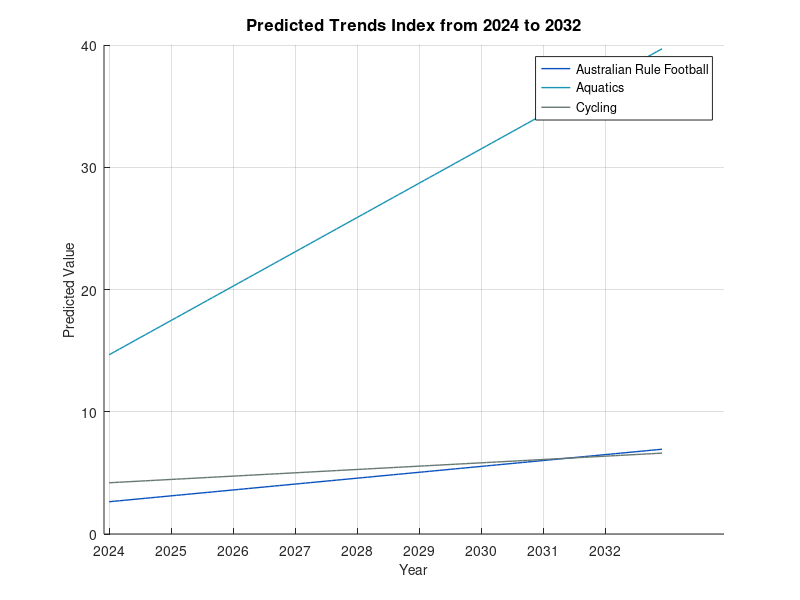

Write the MATLAB code that produced this figure.
data1 = [2.667, 2.676, 2.695, 2.752, 2.798, 2.845, 2.883, 2.921, 2.968];  

data2 = [14.444, 14.925, 15.132, 15.613, 15.751, 15.820, 15.888, 16.370,16.439];  

data3 = [4.200, 4.215, 4.238, 4.245, 4.268, 4.313, 4.335, 4.350, 4.373];  

months = 1:9;  

p1 = polyfit(months, data1, 1);  

p2 = polyfit(months, data2, 1);  

p3 = polyfit(months, data3, 1);  

% 预测2024年1月到2032年的数据（月份从1到108） 

months_full = 1:108;  

predicted_data1 = polyval(p1, months_full);  

predicted_data2 = polyval(p2, months_full); 

predicted_data3 = polyval(p3, months_full);  

color1 = [8/255, 81/255, 190/255]; % #08519C 

color2 = [20/225, 130/225, 160/225];  

color3 = [90/225, 105/225, 100/225]; 

figure; 

hold on; 

plot(months_full, predicted_data1, 'LineWidth', 1, 'Color', color1);  

plot(months_full, predicted_data2, 'LineWidth', 1, 'Color', color2);  

plot(months_full, predicted_data3, 'LineWidth', 1, 'Color', color3);  

hold off; 

legend('Australian Rule Football', 'Aquatics', 'Cycling', 'Location', 'Best'); 

title('Predicted Trends Index from 2024 to 2032', 'FontSize', 12); 

xlabel('Year', 'FontSize', 10); 

ylabel('Predicted Value', 'FontSize', 10); 

grid on; 

xticks(1:12:108);  

xticklabels(2024:2032);  

set(gca, 'FontSize', 10);  